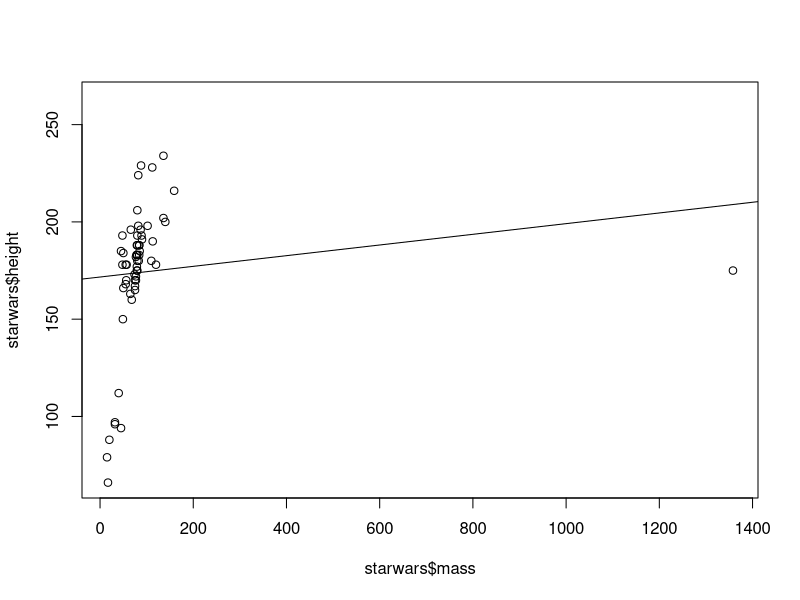
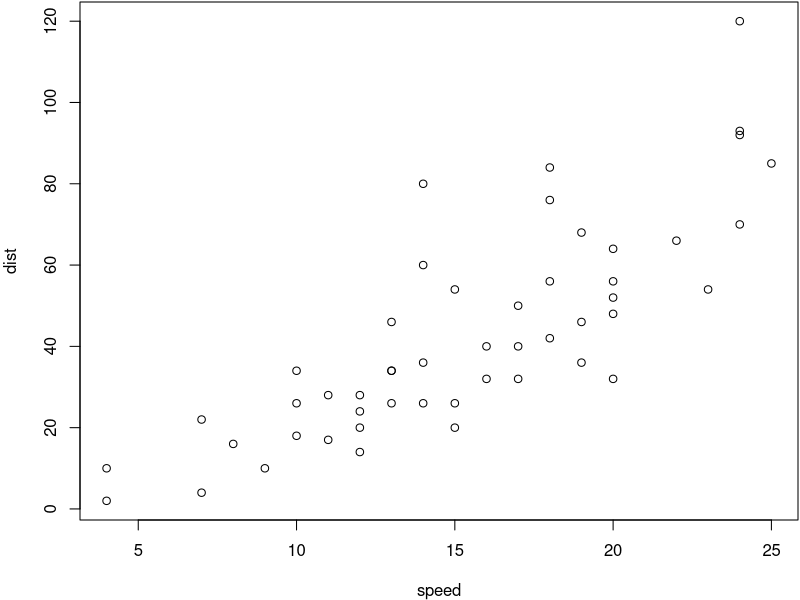
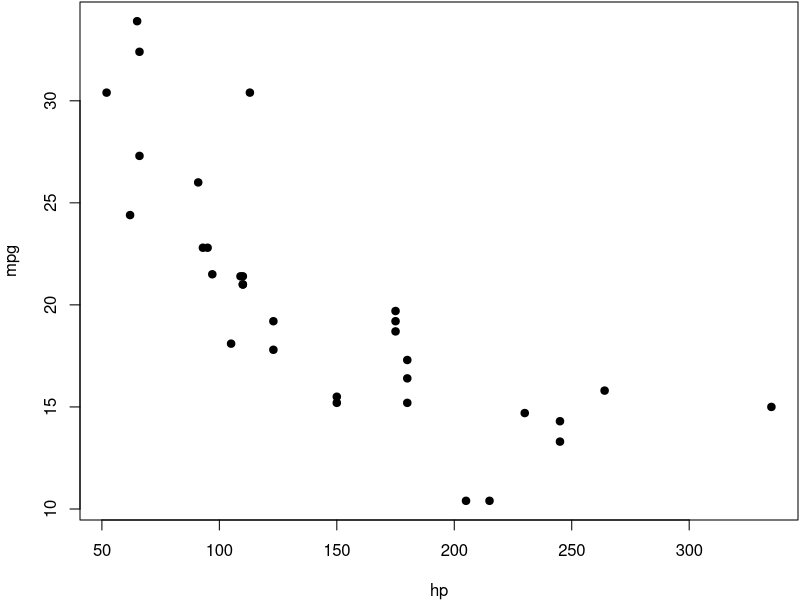

These figures' R source, in order:
## ---- chunk 1
library(dplyr)
## ---- chunk 2
summary(starwars$height)
## ---- chunk 3
(starwars %>% distinct(homeworld))
## ---- chunk 4
(starwars %>% 
  group_by(homeworld) %>% 
  tally %>% 
  arrange(desc(n)))

(starwars %>% 
  group_by(homeworld) %>% 
  tally %>% 
  arrange(n))
## ---- chunk 5
plot(starwars$mass, starwars$height)
m1 <- lm(height ~ mass, data = starwars)
abline(m1)
(starwars %>% select(name, mass, height) %>% filter(mass > 1200))
## ---- chunk 6
par(mar = c(4, 4, .1, .1))
plot(cars)
plot(mpg ~ hp, data = mtcars, pch = 19)
## ---- chunk 7
starwars %>% filter(!is.na(mass)) %>% 
  filter(!is.na(height)) %>% 
  mutate(BMI = (mass/height^2)*10000) %>% 
  select(name, BMI, height, mass) 

starwars %>% filter(!is.na(mass)) %>% 
  filter(!is.na(height)) %>% 
  mutate(BMI = (mass/height^2)*10000) %>% 
  select(name, BMI, height, mass) %>% 
  summarise(mean(BMI))

## ---- chunk 8
starwars %>% filter(!is.na(mass)) %>% 
  filter(!is.na(height)) %>% 
  mutate(BMI = (mass/height^2)*10000) %>% 
  select(name, BMI, height, mass, homeworld) %>% 
  group_by(homeworld) %>% 
  summarise(avg.BMI = mean(BMI)) %>% 
  arrange(desc(avg.BMI))

## ---- chunk 9
starwars %>% filter(!is.na(mass)) %>% 
  filter(!is.na(height)) %>% 
  mutate(BMI = (mass/height^2)*10000) %>% 
  select(name, BMI, height, mass, homeworld) %>% 
  group_by(homeworld) %>% 
  summarise(avg.BMI = mean(BMI)) %>% 
  arrange(desc(avg.BMI)) %>% 
  filter(avg.BMI > 32)
## ---- chunk 10

starwars %>% na.omit

## ---- chunk 11
starwars %>%
  summarise_all(funs(sum(is.na(.))))
